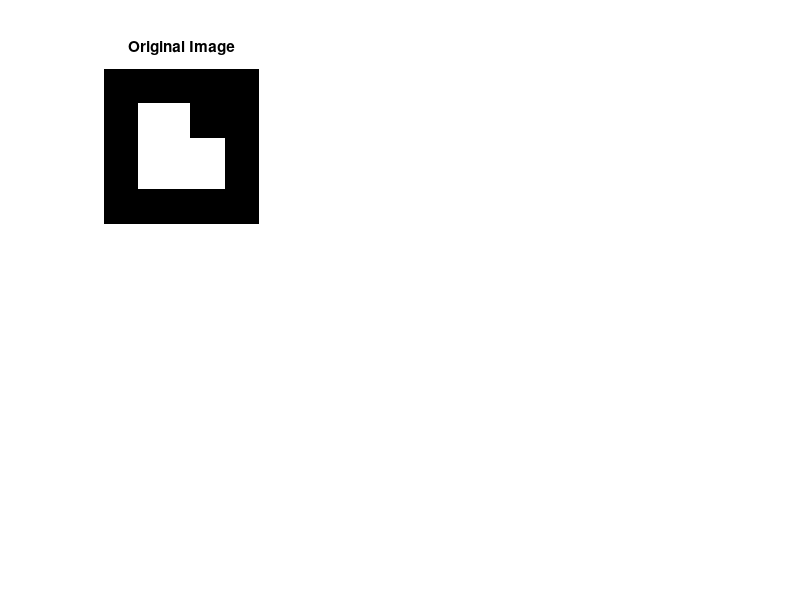

The MATLAB script that drew this image: (Note: this script raises an error after producing the figure.)
clear all;

img = zeros(9, 9);

for i = 3 : 4
    for j = 3 : 5
        img(i, j) = 1;
    end
end

for i = 5 : 7
    for j = 3 : 7
        img(i, j) = 1;
    end
end

subplot(2, 3, 1);
imshow(img);
title("Original Image");

s = strel('Disk', 1);

% erosion
erosion = imerode(img, s);
subplot(2, 3, 2);
imshow(erosion);
title("Erosed Image");

% dilation
dilation = imdilate(img, s);
subplot(2, 3, 3);
imshow(dilation);
title("Dilated Image");

% opening
openingImage = imdilate(erosion, s);
subplot(2, 3, 4);
imshow(openingImage);
title("After Opening");

% closing
closingImage = imerode(dilation, s);
subplot(2, 3, 5);
imshow(closingImage);
title("After Closing");





